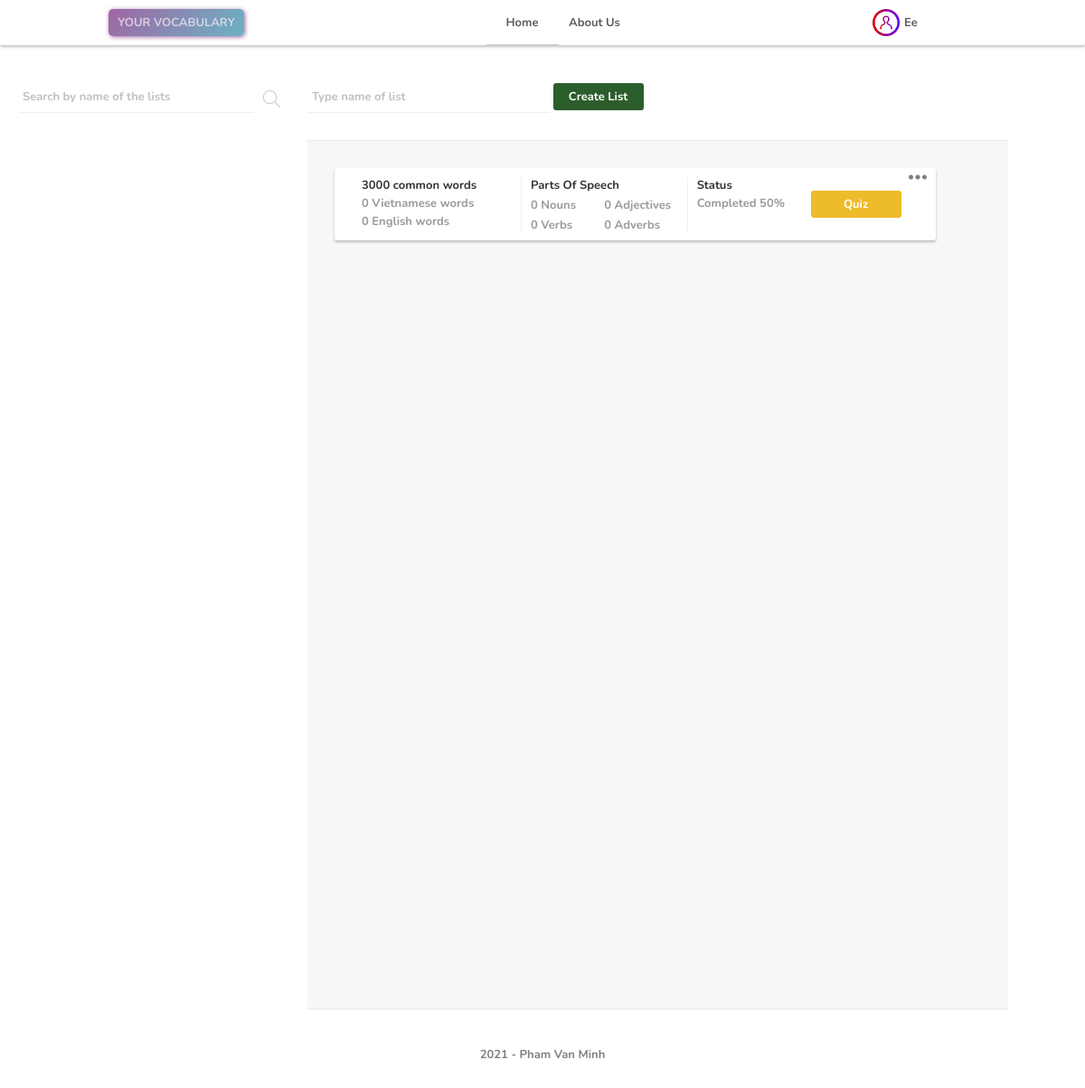
The app's page / (signed in) with its own data.
### model/user.py (models this page shows, shortened)
class User(UserMixin, db.Model):
    __tablename__ = "user"
    user_id = db.Column(db.Integer, primary_key=True)
    username = db.Column(db.String(200), unique=True, nullable=False)
    password = db.Column(db.String(200), unique=True, nullable=False)
    user_type = db.Column(db.Integer)
    inserted_time = db.Column(db.String(50), nullable=False)

### model/list.py (models this page shows, shortened)
class List(db.Model):
    __tablename__ = "list"
    list_id = db.Column(db.Integer, primary_key=True)
    list_name = db.Column(db.String(200), nullable=False)
    description = db.Column(db.String(1000))
    inserted_time = db.Column(db.String(100), nullable=False)
    list_type = db.Column(db.Integer)
    user_id = db.Column(db.Integer, db.ForeignKey("user.user_id"))
    words = db.relationship("Word", backref="list", lazy=True)

### app.py (the view)
@app.route("/", methods=["GET"])
def home_page():
    try:
        user_id = current_user.user_id if current_user.is_authenticated else None
        lists = ListAction.get_all_lists_and_words_quantity(user_id=user_id)
        return render_template("home.html", page="home_page", lists=lists)
    except Exception as ex:
        logging.exception(ex)
        flash("Failed to load the page", ERROR_FLASH_MESSAGE_TYPE)
        return render_template("home.html", page="home_page", lists=[])

### action/list.py (called while the page is built)
    @staticmethod
    def get_lists(user_id, return_type=DICTIONARY_TYPE) -> list:
        if not user_id:
            all_lists = List.query.filter_by(list_type=PUBLIC_LIST_TYPE).all()
        elif UserAction.get_user_type(user_id=user_id) == ADMIN_USER_TYPE:
            all_lists = List.query.all()
        else:
            all_lists = List.query.filter_by(list_type=PUBLIC_LIST_TYPE).all()
            all_lists.extend(List.query.filter_by(user_id=user_id).all())
        if return_type == DICTIONARY_TYPE:
            all_lists = ListSchema().dump(all_lists, many=True)
        return all_lists

    @staticmethod
    def get_all_lists_and_words_quantity(user_id) -> list:
        all_lists = ListAction.get_lists(user_id=user_id)
        all_lists_with_words_quanity = []
        for list_info in all_lists:
            words = Word.query.filter_by(list_id=list_info["list_id"]).all()
            vietnamese_words_quantity = len(
                [i for i in words if i.language_type == VIETNAMESE_LANGUAGE_TYPE]
            )
            list_info.update(
                {
                    "num_viets": vietnamese_words_quantity,
                    "num_engs": len(words) - vietnamese_words_quantity,
                }
            )
            all_lists_with_words_quanity.append(list_info)
        return all_lists_with_words_quanity

### action/user.py (called while the page is built)
    @staticmethod
    def get_user_type(user_id):
        user_obj = User.query.filter_by(user_id=user_id).first()
        if not user_obj:
            raise NotExistException(
                "The user (user_id={}) does not exist".format(user_id)
            )
        return user_obj.user_type

### model/user.py (called while the page is built)
@login_manager.user_loader
def load_user(user_id):
    return User.query.filter_by(user_id=user_id).first()

### templates/home.html (shortened to what this page needs)
{% extends 'base.html' %}
{% block head %}
  <link rel="stylesheet" href="{{ url_for('static', filename='css/home.css') }}">
  <link rel="stylesheet" href="{{ url_for('static', filename='css/card.css') }}">
{% endblock %}
{% block content %}
    <div class="list-and-sidebar-container">
        <div class="sidebar-menu">
            <div class="search-container">
                <input
                    id="list-of-word-lists"
                    placeholder="Search by name of the lists"
                    list="list-of-lists"
                    name="list-of-word-lists"
                    class="input-checkbox"
                    autocomplete="off"
                >
                <button class="search-btn">
                    <img src="/static/public/search.svg">
                </button>
            </div>
        </div>
        <div id="lists-container">
            <div id="general-actions-container">
                <div>
                    <input
                        id="name-of-list-input"
                        placeholder="Type name of list"
                    >
                    <button class="create-a-list-btn save-btn-style">Create List</button>
                </div>
            </div>
            <div class="lists-cards-container">
                {% for list in lists %}
                    <div class="card-of-list" list-id="{{ list.list_id }}" list-name="{{ list.list_name }}">
                        <div class="card-content">
                            <div id="list-basic-info-container">
                                <div class="name-of-list text-overflow-dot">{{ list.list_name }}</div>
                                <div class="property-of-list">
                                    <div>
                                        {{ list.num_viets }} Vietnamese words
                                    </div>
                                    <div>
                                        {{ list.num_engs }} English words
                                    </div>
                                </div>
                            </div>
                            <div id="parts-of-speech-container">
                                <div class="name-of-list text-overflow-dot">Parts Of Speech</div>
                                <div class="property-of-list">
                                    <div>
                                        <div>0 Nouns</div>
                                        <div>0 Adjectives</div>
                                    </div>
                                    <div>
                                        <div>0 Verbs</div>
                                        <div>0 Adverbs</div>
                                    </div>
                                </div>
                            </div>
                            <div id="severity-container">
                                <div class="name-of-list text-overflow-dot">Status</div>
                                <div class="property-of-list">
                                    <div>
                                        Completed 50%
                                    </div>
                                </div>
                            </div>
                        </div>
                        <div class="card-footer">
                            <a class="quiz-list-btn" href="/lesson/{{ list.list_id }}">Quiz</a>
                        </div>
                        <div class="dropdown">
                            <button class="list-more-action-dropbtn"><img src="/static/public/more.png" ></button>
                        </div>
                    </div>
                {% endfor %}
            </div>
        </div>
    </div>
{% endblock %}

### templates/base.html (shortened to what this page needs)
<!DOCTYPE html>
<html lang="en">
<head>
    <link rel="stylesheet" href="{{ url_for('static', filename='css/base.css') }}">
    <link rel="stylesheet" href="{{ url_for('static', filename='css/dialog.css') }}">
    <link rel="stylesheet" href="{{ url_for('static', filename='css/menu.css') }}">
    <link rel="stylesheet" href="{{ url_for('static', filename='css/message.css') }}">
    {% block head %}{% endblock %}
</head>
<body>
    <div class="menu">
        <div class="logo-container">
            <div class="logo">YOUR VOCABULARY</div>
        </div>
        {% if page == "home_page" %}
            <a class="current-page" href="{{ url_for('home_page') }}">Home</a>
        {% else %}
            <a href="{{ url_for('home_page') }}">Home</a>
        {% endif %}
        {% if page == "about_us_page" %}
            <a class="current-page" href="#">About Us</a>
        {% else %}
            <a href="#">About Us</a>
        {% endif %}
        <div class="user-action">
            {% if current_user.is_authenticated %}
                {% if page == "profile_page" %}
                    <a class="img-account-link current-page" href="{{ url_for('profile_page') }}">
                        <img class="img-account" src="/static/public/account.png">
                    </a>
                {% else %}
                    <a class="img-account-link" href="{{ url_for('profile_page') }}">
                        <img class="img-account" src="/static/public/account.png">
                    </a>
                {% endif %}
                <div class="dropdown">
                    <a class="account-dropbtn">{{ current_user.username }}</a>
                </div>
            {% else %}
                <a class="register-action" data-modal="register-dialog">Register</a>
                <a class="login-action">Login</a>
            {% endif %}
        </div>
    </div>
    <div class="content">
        {% block content %}{% endblock %}
    </div>
    <footer>
        2021 - Pham Van Minh
    </footer>
</body>
</html>

### static/css/base.css (style rules this page uses)
:root { --element-header-size: 100px; --main-color: #124040; --dark-main-color: #0c2828; --rgba-dark-main-color-25: rgba(26,64,64,0.25); --rgba-dark-main-color-50: rgba(26,64,64,0.5); --error-color: #EB6057; --success-color: #59B987; --font-size-small: 13px; --color-black: rgba(35, 37, 36, 0.75); --color-white-purple: rgba(241, 234, 241, 0.75); --border-color: rgba(114, 111, 111, 0.1); --scale-proportion: scale(1.02); --scale-time: .2s; --btn-background-purple: linear-gradient(125deg, rgb(218, 198, 219) 0%, rgb(201, 219, 223) 100%); --font-family-montserrat: 'Montserrat', sans-serif; --font-family-monospace: 'Source Code Pro', monospace; --font-family: 'Nunito', sans-serif; --font-weight: 700; --color-black-general: rgba(0, 0, 0, 0.5); }
body { min-width: 600px; margin: 0; font-family: var(--font-family); font-size: var(--font-size-small); font-weight: var(--font-weight); color: var(--color-black-general); }
.logo { width: var(--element-header-size); height: var(--element-header-size); }
.content { min-height: 600px; }
footer { font-size: var(--font-size-small); height: 100px; text-align: center; line-height: 100px; color:rgba(0, 0, 0, 0.5); }
button { height: 30px; width: 100px; background: rgba(65, 106, 219, 0.9); border: none; border-radius: 3px; color: white; font-size: var(--font-size-small); font-weight: var(--font-weight); font-family: var(--font-family); }
input { color: var(--color-black-general); height: 30px; border-radius: 2px 0 0 2px; border: none; border-bottom: 1px solid var(--border-color); padding: 2px 5px; font-size: var(--font-size-small); font-family: var(--font-family); font-weight: var(--font-weight); }
::placeholder { color:rgba(0, 0, 0, 0.25); }
.text-overflow-dot { white-space: nowrap; overflow: hidden; text-overflow: ellipsis }
a { text-decoration: none; }
.save-btn-style { background: rgb(43,94,44); }

### static/css/menu.css (style rules this page uses)
.menu { height: 50px; line-height: 50px; width: 100%; min-width: 600px; border-radius: 2px; display: flex; color: rgba(35, 37, 36, 0.75); font-size: var(--font-size-small); position: fixed; background-color: white; z-index: 10; box-shadow: rgba(0, 0, 0, 0.24) 0px 2px 3px; }
.menu a { color: inherit; display: block; width: 80px; text-align: center; text-decoration: none; }
.menu div.user-action { display: flex; flex-grow: 2; justify-content: flex-end; padding-right: 10%; }
.menu .logo-container { display: flex; flex-grow: 2; padding-left: 10%; }
.menu .logo { width: 150px; margin: 10px 0; height: 30px; line-height: 30px; text-align: center; color: var(--color-white-purple); border-radius: 5px; background: linear-gradient(125deg, rgba(160,102,164,1) 0%, rgba(107,179,196,1) 100%); box-shadow: 1px 1px 5px rgba(160,102,164,1); }
.menu .current-page { border-bottom: 1px solid var(--rgba-dark-main-color-25); }
.img-account { height: 30px; width: 30px; margin: 10px 0; }
.menu .img-account-link { width: 30px; }
.dropdown a { text-align: left; text-transform:capitalize; padding-left: 5px; }

### static/css/home.css (style rules this page uses)
.search-container { height: 40px; width: 100%; display: flex; margin-bottom: 20px; }
.search-container input { width: 90%; height: 30px; border-radius: 2px 0 0 2px; border: none; border-bottom: 1px solid var(--border-color); padding: 2px 5px; font-size: var(--font-size-small); }
.search-btn { height: 40px; width: 40px; border-radius: 0 2px 2px 0; background: white; padding: 10px; opacity: 0.25; }
.list-and-sidebar-container { display: flex; }
.sidebar-menu { width: 25%; min-width: 300px; padding: 90px 20px; }
#name-of-list-input { width: 30%; }
#lists-container { width: 100%; }
#general-actions-container { padding-top: 90px; }
.lists-cards-container { width: 75%; flex-wrap: wrap; margin-top: 30px; padding: 30px; padding-right: 100px; min-height: 900px; max-height: 900px; background: rgb(246,247,248); overflow: auto; border-top: 1px solid var(--border-color); border-bottom: 1px solid var(--border-color); }

### records on screen
User: username "Ee"
List: list_name "3000 common words", num_viets "0", num_engs "0"
